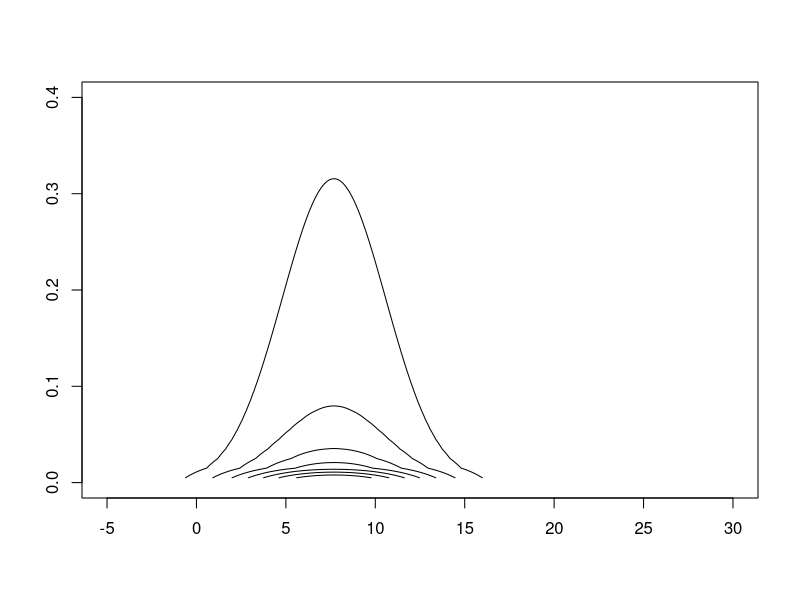
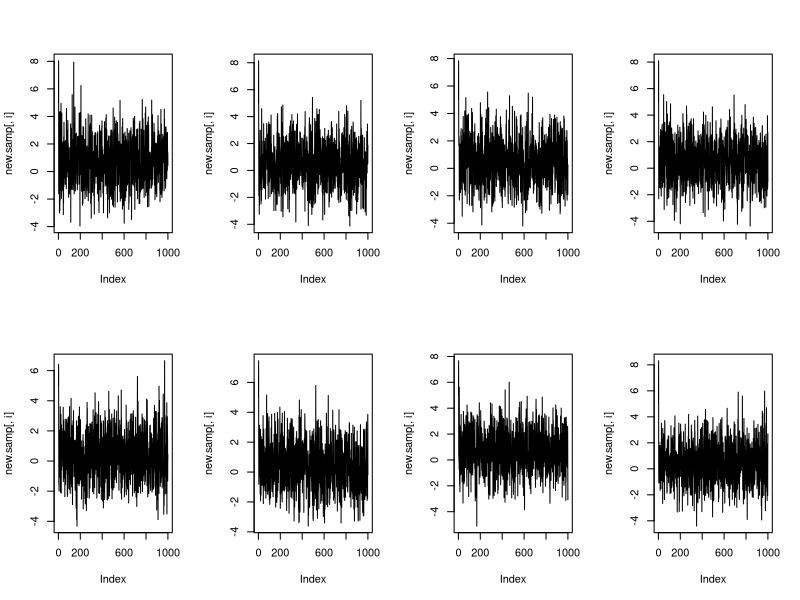
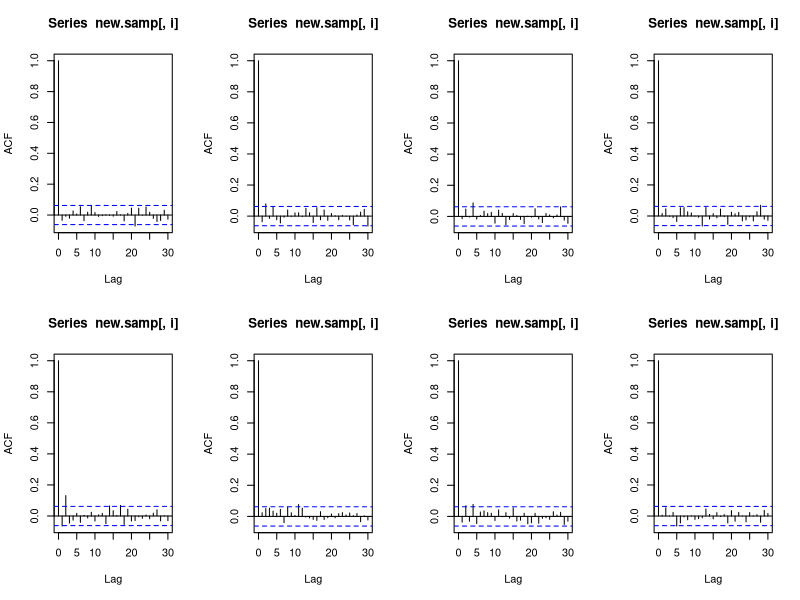

The R script that drew these images, in order: (Note: this script raises an error after producing the figures.)
## Question 2
## data input
y<-c(28,8,-3,7,-1,1,18,12)
sigma<-c(15,10,16,11,9,11,10,18)
ngrid<-1000

## Joint posterior of mu and tau^2
logjointpost<-function(y,sigma,mu,tausq){
  value<--1/2*log(tausq)+sum(dnorm(y,mu,sqrt(sigma^2+tausq),log=T))
  return(value)
}

## Contour plot of joint posterior of mu and tau^2

mu<-seq(-5,30,len=1000)
tausq<-ppoints(1000)*10
log.like<-matrix(NA,1000,1000)
for (i in 1:1000){
  for (j in 1:1000){
    log.like[i,j]<-logjointpost(y,sigma,mu[i],tausq[j])
  }
}

like<-exp(log.like-max(log.like))
like<-like/sum(like)

contour(mu,tausq,like,ylim=c(0,0.4),drawlabel=F)


## Marginal log-Posterior for tau^2

logpost.tau<-function(tausq,y,sigma){
  vsq<-1/sum(1/(sigma^2+tausq))
  beta<-sum(y/(sigma^2+tausq))*vsq
  a<--1/2*log(tausq)
  b<-sum(dnorm(y,1,sqrt(sigma^2+tausq),log=T))
  c<-dnorm(1,beta,sqrt(vsq),log=T)
  value<-a+b-c
  return(value)
}
tausq<-ppoints(1000)*10
logpost.tausq<-rep(NA,ngrid)
for (i in 1:ngrid){
  logpost.tausq[i]<-logpost.tau(tausq[i],y,sigma)
}

post.tausq<-exp(logpost.tausq-max(logpost.tausq))
post.tausq<-post.tausq/sum(post.tausq)


## Conditional posterior of mu
post.condmu<-function(tau,sigma,y){
  V<-1/sum(1/(sigma^2+tau^2))
  beta<-sum(y/(sigma^2+tau^2))*V
  mu<-rnorm(1,beta,sqrt(V))
  value<-dnorm(mu,beta,sqrt(V))
  return(value)
}
post.cond.mu<-rep(NA,ngrid)
for (i in 1:ngrid){
  post.cond.mu[i]<-post.condmu(tausq[i],sigma,y)
}


## Question 3

## grid sampling: sample 1000 values of tau^2

tausq.sample<-sample(tausq,size=1000,replace=T,prob=post.tausq)

## Sampling mu given sampled tau^2

mu.sample<-rep(NA,ngrid)
for (i in 1:ngrid){
  vsq<-1/sum(1/(sigma^2+tausq.sample[i]))
  beta<-sum(y/(sigma^2+tausq.sample[i]))*vsq
  mu.sample[i]<-rnorm(1,beta,sqrt(vsq))
}

mean(mu.sample)
quantile(mu.sample,c(0.025,0.5,0.975))
mean(tausq.sample)
quantile(tausq.sample,c(0.025,0.5,0.975))

## Question 4
theta.sample<-function(mu,tausq,sigma,y){
  alpha<-rep(NA,8)
  beta<-rep(NA,8)
  value<-rep(NA,8)
  for (i in 1:8){
    beta[i]<-1/(1/tausq+1/sigma[i]^2)
    alpha[i]<-(mu/tausq+y[i]/sigma[i]^2)*beta[i]
    value[i]<-rnorm(1,alpha[i],sqrt(beta[i]))
  }
  return(value)
}
theta.samp<-matrix(NA,nrow=ngrid,ncol=8)
for (i in 1:ngrid){
  theta.samp[i,]<-theta.sample(mu.sample[i],tausq.sample[i],sigma,y)
}
mean<-apply(theta.samp,2,mean)

## Question 6
tausq0<-median(tausq.sample)
theta.new.samp<-matrix(NA,nrow=ngrid,ncol=8)
mu.new.samp<-rep(NA,ngrid)
new.samp<-matrix(NA,nrow=ngrid,ncol=9)
start<-c(8,5,5,5,5,5,5,5,5)
#start<-c(8,10,10,10,10,10,10,10,10)  #different starting value
new.sample<-function(tausq0,y,sigma){
  param<-matrix(NA,ngrid,9)
  colnames(param)<-c("mu","theta1","theta2","theta3","theta4","theta5","theta6","theta7","theta8")
  xi<-rep(NA,8)
  gamma<-rep(NA,8)
  param[1,]<-start
  for (i in 2:ngrid){
    param[i,1]<-dnorm(1,sum(param[i-1,2:9])/8,tausq0/8)
    for (j in 1:8){
      gamma[j]<-1/(1/tausq0+1/sigma[j]^2)
      xi[j]<-(param[i-1,1]/tausq0+y[j]/sigma[j]^2)*gamma[j]
      param[i,j+1]<-rnorm(1,xi[j],sqrt(gamma[j]))
    }
  }
  return(param)
}
new.samp<-new.sample(tausq0,y,sigma)
t(apply(new.samp,2,quantile,c(0.025,0.5,0.975)))
apply(new.samp,2,mean)

par(mfrow=c(2,4))
for (i in 2:9){
  plot(new.samp[,i],type="l")
}

par(mfrow=c(2,4))
for (i in 2:9){
  acf(new.samp[,i])
}
t(apply(new.samp,2,quantile,c(0.025,0.5,0.975)))
apply(new.samp,2,mean)

## Trying different starting value
start<-c(8,10,10,10,10,10,10,10,10)


## Question 7
# draw 1000 samples for each school
new.ngrid<-1000
y.pred<-matrix(NA,nrow=new.ngrid,ncol=8)
theta.samp<-new.samp[,2:9]
for (i in 1:1000){
  for (j in 1:8){
  y.pred[i,j]<-rnorm(1,theta.samp[i,j],sqrt(sigma[j]))
  }
}
n<-0
for (i in 1:new.ngrid){
  if (y.pred[i,1]>max(y.pred[i,2:8]))
  n<-n+1
}
n/new.ngrid

## Simulation 1000 for the situation above
new.ngrid<-1000
y1.pred<-matrix(NA,ngrid,ngrid)
y2.pred<-matrix(NA,ngrid,ngrid)
y3.pred<-matrix(NA,ngrid,ngrid)
y4.pred<-matrix(NA,ngrid,ngrid)
y5.pred<-matrix(NA,ngrid,ngrid)
y6.pred<-matrix(NA,ngrid,ngrid)
y7.pred<-matrix(NA,ngrid,ngrid)
y8.pred<-matrix(NA,ngrid,ngrid)
prediction<-function(theta,sigma){
  value<-rnorm(1,theta,sqrt(sigma))
  return(value)
}
for (i in 1:ngrid){
  for (j in 1:ngrid){
    y1.pred[i,j]<-prediction(theta.samp[i,1],sqrt(sigma[1]))
  }
}
for (i in 1:ngrid){
  for (j in 1:ngrid){
    y2.pred[i,j]<-prediction(theta.samp[i,2],sqrt(sigma[2]))
  }
}
for (i in 1:ngrid){
  for (j in 1:ngrid){
    y3.pred[i,j]<-prediction(theta.samp[i,3],sqrt(sigma[3]))
  }
}
for (i in 1:ngrid){
  for (j in 1:ngrid){
    y4.pred[i,j]<-prediction(theta.samp[i,4],sqrt(sigma[4]))
  }
}
for (i in 1:ngrid){
  for (j in 1:ngrid){
    y5.pred[i,j]<-prediction(theta.samp[i,5],sqrt(sigma[5]))
  }
}
for (i in 1:ngrid){
  for (j in 1:ngrid){
    y6.pred[i,j]<-prediction(theta.samp[i,6],sqrt(sigma[6]))
  }
}
for (i in 1:ngrid){
  for (j in 1:ngrid){
    y7.pred[i,j]<-prediction(theta.samp[i,7],sqrt(sigma[7]))
  }
}
for (i in 1:ngrid){
  for (j in 1:ngrid){
    y8.pred[i,j]<-prediction(theta.samp[i,8],sqrt(sigma[8]))
  }
}
best.times<-rep(0,ngrid)
for (j in 1:ngrid){
  for (i in 1:ngrid){
    if (y1.pred[i,j]>max(y2.pred[i,j],y3.pred[i,j],y4.pred[i,j],y5.pred[i,j],y6.pred[i,j],y7.pred[i,j],y8.pred[i,j]))
    {best.times[j]<-best.times[j]+1}
  }
}
## probability that school A offers the best program
prob<-best.times/ngrid
mean(prob)
quantile(prob,c(0.025,0.5,0.975))

##Question 11
y<-c(74,99,58,70,122,77,104,129,308,119)
m<-length(y)

##posterior log-likelohood of alpha and beta
loglike<-function(phi,theta){
  if (phi[1]<=0 | phi[2]<=0) return(1e-10)
  else {
  value<-sum(dgamma(theta,phi[1],rate=phi[2],log=T))
  return(value)
  }
}
## Gibbs Sampler 1: Independent log-Normal Distribution
nsim<-10000
##phi<-c(3,3)
phi<-c(10,10)
theta<-y
##sd.phi<-c(.5,.5)
##sd.phi<-c(.35,.35)
sd.phi<-c(.75,.75)
nacc<-0
theta.norm<-matrix(NA,nsim,m)
phi.norm<-matrix(NA,nsim,2)
for (i in 1:nsim){
  ##update theta
  theta<-rgamma(m,phi[1]+y,phi[2]+1)
  ##update alpha and beta
  new<-exp(rnorm(2,log(phi),sd.phi))
  log.new<-loglike(new,theta)+sum(log(new))
  log.old<-loglike(phi,theta)+sum(log(phi))
  log.diff<-log.new-log.old
  logu<-log(runif(1))
  if (logu<log.diff) {phi<-new; nacc<-nacc+1}
  theta.norm[i,]<-theta
  phi.norm[i,]<-phi
}
#phi1<-phi.norm
#phi2<-phi.norm
phi3<-phi.norm
labels<-expression(alpha,beta)

## Acf plot for phi1
par(mfrow=c(2,1))
for (i in 1:2) acf(phi1[,i],lag.max<-100)

## acf for phi2
par(mfrow=c(2,1))
for (i in 1:2) acf(phi2[,i],lag.max<-100)

## acf for phi3
par(mfrow=c(2,1))
for (i in 1:2) acf(phi3[,i],lag.max<-100)


## Compare chains
par(mfrow=c(2,1))
plot(phi1[,1],type="l",ylim=range(phi1[,1],phi2[,1],phi3[,1]))
lines(phi2[,1],col=2)
lines(phi3[,1],col=3)

plot(phi1[,2],type="l",ylim=range(phi1[,2],phi2[,2],phi3[,2]))
lines(phi2[,2],col=2)
lines(phi3[,2],col=3)

summary(phi1[,1])
summary(phi2[,1])
summary(phi3[,1])
quantile(phi1[,1],c(0.025,0.0975))
quantile(phi2[,1],c(0.025,0.0975))
quantile(phi3[,1],c(0.025,0.0975))
summary(phi1[,2])
summary(phi2[,2])
summary(phi3[,2])
quantile(phi1[,2],c(0.025,0.0975))
quantile(phi2[,2],c(0.025,0.0975))
quantile(phi3[,2],c(0.025,0.0975))

##Running a longer chain

nsim<-101000
##phi<-c(3,3)
phi<-c(10,10)
theta<-y
##sd.phi<-c(.5,.5)
##sd.phi<-c(.35,.35)
sd.phi<-c(.75,.75)
nacc<-0
theta.norm<-matrix(NA,nsim,m)
phi.norm<-matrix(NA,nsim,2)
for (i in 1:nsim){
  ##update theta
  theta<-rgamma(m,phi[1]+y,phi[2]+1)
  ##update alpha and beta
  new<-exp(rnorm(2,log(phi),sd.phi))
  log.new<-loglike(new,theta)+sum(log(new))
  log.old<-loglike(phi,theta)+sum(log(phi))
  log.diff<-log.new-log.old
  logu<-log(runif(1))
  if (logu<log.diff) {phi<-new; nacc<-nacc+1}
  theta.norm[i,]<-theta
  phi.norm[i,]<-phi
}

labels<-expression(alpha,beta)
par(mfrow=c(2,1))
plot(phi.norm[,1],type="l",ylab=labels[1])
plot(phi.norm[,2],type="l",ylab=labels[2])

par(mfrow=c(2,1))
acf(phi.norm[,1],lag.max=100)
acf(phi.norm[,2],lag.max=100)


alpha<-phi.norm[,1]
beta<-phi.norm[,2]
mu<-alpha/beta
sd<-sqrt(alpha/beta^2)

par(mfrow=c(2,2))
hist(alpha)
hist(beta)
hist(mu)
hist(sd)

##Examining Shrinkage
par(mfrow=c(1,1))
theta.postmean<-apply(theta.norm,2,mean)
mu.postmean<-mean(mu)
plot(1:m,y,main="shrinkage of sample proportions",pch=19)
abline(h=mu.postmean,col=4,lwd=2)
points(1:m,theta.postmean,pch=19,col=2)
legend(2,250,c("Sample","Post Mean","Overal Mean"),pch=19,col=c(1,2,4))


temp<-seq(1001,101000,by=100)
plot(phi.norm[temp,1],type="l",ylab=labels[1])
plot(phi.norm[temp,2],type="l",ylab=labels[2])

acf(phi.norm[temp,1],lag.max=100)
acf(phi.norm[temp,2],lag.max=100)




## 1000 samples of alpha and beta
alpha.samp<-alpha[temp]
beta.samp<-beta[temp]
mean(alpha.samp)
quantile(alpha.samp,c(.025,.5,.975))
mean(beta.samp)
quantile(beta.samp,c(.025,.5,.0975))

## Question 12
##posterior predictive for a new residential street with a bike lane

theta.new<-rgamma(1000,alpha.samp,rate=beta.samp)
y.new<-rpois(1000,theta.new)
par(mfrow=c(2,1))
hist(theta.new)
abline(v=mean(theta.new),col=2)
hist(y.new)
abline(v=mean(y.new),col=2)
mean(y.new)
quantile(y.new,c(.025,.50,.975))
